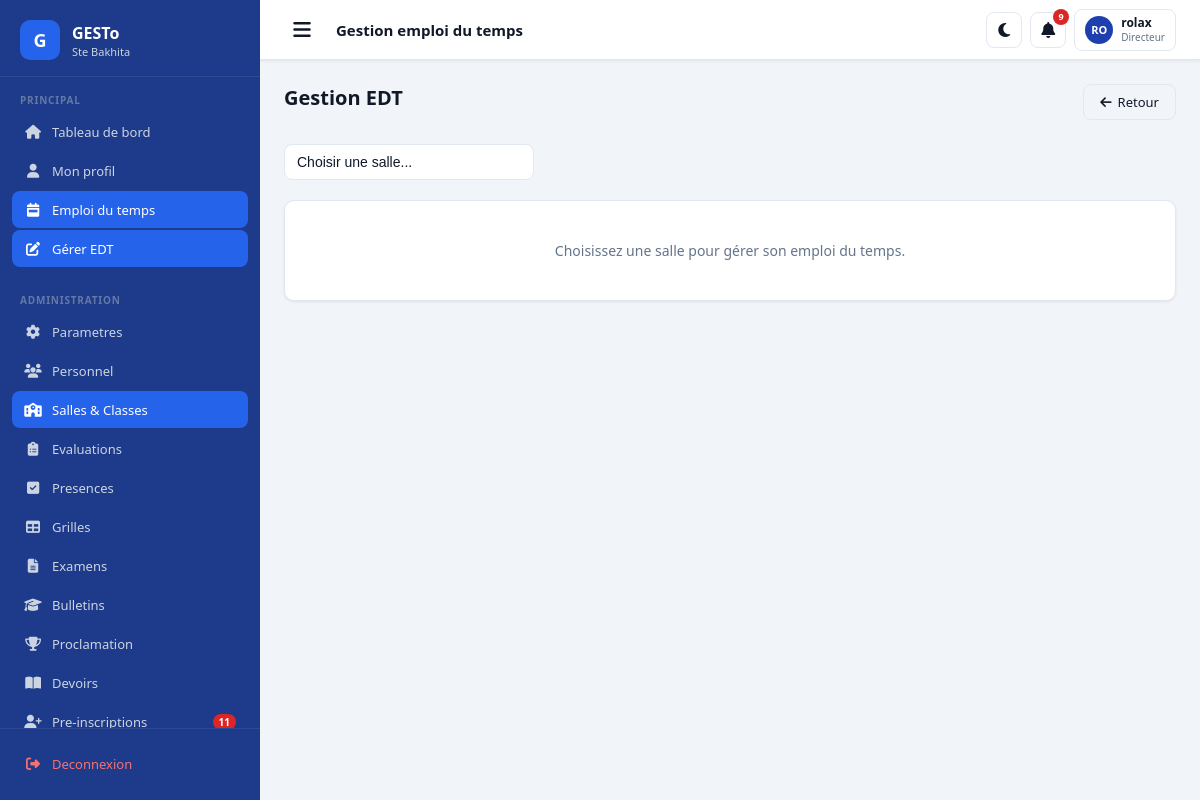
Screenshot of /salles/emploi-du-temps/gestion/ (signed in) with the database file from the repository.
### apps/authentication/models.py (models this page shows, shortened)
class CustomUser(AbstractUser):
    ROLES = [
        ('DIRECTEUR', 'Directeur'),
        ('CENSEUR', 'Censeur'),
        ('PROFESSEUR', 'Professeur'),
        ('COMPTABLE', 'Comptable'),
        ('SURVEILLANT', 'Surveillant'),
        ('SECRETAIRE', 'Secrétaire'),
        ('PARENT', 'Parent'),
        ('ELEVE', 'Élève'),
    ]
    role = models.CharField(max_length=20, choices=ROLES, default='ELEVE')
    telephone = models.CharField(max_length=20, blank=True)
    telephone_wa = models.CharField(max_length=20, blank=True,
        help_text="Numéro WhatsApp avec indicatif ex: +22890000000")
    wa_verifie = models.BooleanField(default=False)
    photo = models.ImageField(upload_to='photos/personnel/', null=True, blank=True)
    adresse = models.CharField(max_length=200, blank=True)
    specialite = models.CharField(max_length=100, blank=True)
    date_prise_service = models.DateField(null=True, blank=True)
    preferences_notifications = models.JSONField(default=dict, blank=True)
    created_at = models.DateTimeField(auto_now_add=True)
    class Meta:
        verbose_name = 'Utilisateur'
        verbose_name_plural = 'Utilisateurs'

### apps/academic/views_edt.py (the view)
        def wrapper(request, *args, **kwargs):
            if not request.user.is_authenticated:
                return redirect('login')
            if not (request.user.is_superuser or request.user.role in roles):
                messages.error(request, "Accès refusé.")
                return redirect('dashboard')
            return view_func(request, *args, **kwargs)

### apps/academic/models.py (called while the page is built)
    @classmethod
    def active(cls):
        return cls.objects.filter(est_active=True).first()

    @classmethod
    def active(cls, annee=None):
        qs = cls.objects.filter(est_active=True)
        if annee:
            qs = qs.filter(annee=annee)
        return qs.first()

### apps/academic/views_edt.py (called while the page is built, shortened)
def role_requis(*roles):
    def decorator(view_func):
        def wrapper(request, *args, **kwargs):
            if not request.user.is_authenticated:
                return redirect('login')
            if not (request.user.is_superuser or request.user.role in roles):
                messages.error(request, "Accès refusé.")
                return redirect('dashboard')
            return view_func(request, *args, **kwargs)
        wrapper.__name__ = view_func.__name__
        return wrapper
    return decorator

@login_required
@role_requis('DIRECTEUR', 'CENSEUR')
def gestion_edt(request):
    annee = AnneeScolaire.active()
    salles = SalleClasse.objects.filter(
        annee=annee, est_active=True
    ).order_by('niveau__ordre', 'nom') if annee else []
    salle_pk = request.GET.get('salle', '')
    salle_selectionnee = None
    creneaux = []
    grille = {}
    matieres_salle = []
    return render(request, 'academic/edt/gestion_edt.html', {
        'salles': salles,
        'salle_selectionnee': salle_selectionnee,
        'creneaux': creneaux,
        'grille': grille,
        'jours': JOURS,
        'matieres_salle': matieres_salle,
        'salle_pk': salle_pk,
        'annee': annee,
    })

### apps/core/templatetags/extras.py (called while the page is built)
@register.filter
def initiales(user):
    try:
        f = (user.first_name or '')[:1].upper()
        l = (user.last_name or '')[:1].upper()
        return f"{f}{l}" or user.username[:2].upper()
    except Exception:
        return '??'

### templates/academic/edt/gestion_edt.html (shortened to what this page needs)
{% extends 'base.html' %}
{% block page_title %}Gestion emploi du temps{% endblock %}
{% block content %}
<div class="page-header">
  <div>
    <h1>Gestion EDT</h1>
  </div>
  <div style="display:flex;gap:10px">
    <a href="{% url 'vue_edt' %}" class="btn btn-secondary">
      <i class="fas fa-arrow-left"></i> Retour
    </a>
  </div>
</div>
<form method="get" style="margin-bottom:20px">
  <select name="salle" class="form-control" style="max-width:250px"
          onchange="this.form.submit()">
    <option value="">Choisir une salle...</option>
  </select>
</form>
{% if salle_selectionnee and creneaux %}
<div class="alert alert-info mb-4">
  <i class="fas fa-info-circle"></i>
  Cliquez sur une case pour assigner ou modifier une matière.
  Les modifications sont sauvegardées automatiquement.
</div>
<div class="card" style="overflow-x:auto">
  <div class="card-body" style="padding:0;overflow-x:auto">
    <table class="edt-table" id="edt-grille">
      <thead>
        <tr>
          <th>Horaire</th>
          {% for jour in jours %}
          <th>{{ jour }}</th>
          {% endfor %}
        </tr>
      </thead>
      <tbody>
        {% for creneau in creneaux %}
        <tr>
          <td class="edt-horaire">
            {{ creneau.heure_debut|time:"H:i" }}<br>
            {{ creneau.heure_fin|time:"H:i" }}<br>
            <span style="font-size:10px;color:var(--text-muted)">
              {{ creneau.get_type_display }}
            </span>
          </td>
          {% for jour_idx in "012345" %}
          <td class="{% if creneau.type == 'PAUSE' %}edt-pause{% endif %}"
              {% if creneau.type == 'COURS' %}
              onclick="ouvrirModal({{ salle_selectionnee.pk }},
                {{ creneau.pk }}, {{ forloop.counter0 }},
                '{{ jours|slice:forloop.counter0|slice:"0:1"|first }}{{ jours|slice:forloop.counter0 }}')"
              style="cursor:pointer"
              {% endif %}>
            {% if creneau.type == 'PAUSE' %}
            Pause
            {% else %}
              {% for jour_key, creneaux_jour in grille.items %}
                {% if jour_key == forloop.parentloop.counter0 %}
                  {% for cren_id, edt_obj in creneaux_jour.items %}
                    {% if cren_id == creneau.pk %}
                      {% if not edt_obj.est_libre and edt_obj.matiere_salle %}
                      <div class="creneau-actif"
                           id="cell-{{ creneau.pk }}-{{ forloop.parentloop.parentloop.counter0 }}">
                        {{ edt_obj.matiere_salle.matiere.nom }}<br>
                        <span style="font-weight:400;font-size:10px">
                          {{ edt_obj.matiere_salle.professeur.nom_complet|default:"" }}
                        </span>
                      </div>
                      {% endif %}
                    {% endif %}
                  {% endfor %}
                {% endif %}
              {% endfor %}
            {% endif %}
          </td>
          {% endfor %}
        </tr>
        {% endfor %}
      </tbody>
    </table>
  </div>
</div>
<div id="modal-edt" style="display:none;position:fixed;inset:0;
     background:rgba(0,0,0,0.4);z-index:2000;
     align-items:center;justify-content:center">
  <div style="background:var(--bg-card);border-radius:12px;padding:24px;
              width:100%;max-width:380px;margin:20px">
    <h3 style="font-size:15px;margin-bottom:16px" id="modal-titre">
      Assigner un cours
    </h3>
    <div class="form-group">
      <label class="form-label">Matière</label>
      <select id="select-matiere" class="form-control">
        <option value="">— Laisser libre —</option>
        {% for ms in matieres_salle %}
        <option value="{{ ms.pk }}">
          {{ ms.matiere.nom }}
          {% if ms.professeur %}
          ({{ ms.professeur.nom_complet }})
          {% endif %}
        </option>
        {% endfor %}
      </select>
    </div>
    <div style="display:flex;gap:10px;margin-top:16px">
      <button onclick="sauvegarderCreneau()"
              class="btn btn-primary">
        <i class="fas fa-save"></i> Sauvegarder
      </button>
      <button onclick="fermerModal()"
              class="btn btn-secondary">Annuler</button>
    </div>
  </div>
</div>
{% else %}
<div class="card card-body" style="text-align:center;
     color:var(--text-muted);padding:40px">
  <p>Choisissez une salle pour gérer son emploi du temps.</p>
</div>
{% endif %}
{% endblock %}

### templates/base.html (shortened to what this page needs)
{% load static %}
{% load extras %}
<!DOCTYPE html>
<html lang="fr" data-theme="light">
<head>
  <link rel="stylesheet" href="{% static 'css/main.css' %}">
  <link rel="stylesheet"
        href="https://cdnjs.cloudflare.com/ajax/libs/font-awesome/6.5.0/css/all.min.css">
</head>
<body data-session-remaining="{{ session_remaining }}">
<div class="layout">
  <aside class="sidebar" id="sidebar">
    <div class="sidebar-logo">
      <div class="logo-icon">G</div>
      <div class="logo-text">
        <h1>GESTo</h1>
        <p>Ste Bakhita</p>
      </div>
    </div>
    <div style="flex:1;overflow-y:auto">
      <div class="sidebar-section">
        <div class="sidebar-section-label">Principal</div>
        <a href="{% url 'dashboard' %}"
           class="nav-item {% if request.path == '/' %}active{% endif %}">
          <span class="nav-icon"><i class="fas fa-home"></i></span>
          <span>Tableau de bord</span>
        </a>
        <a href="/profil/"
           class="nav-item {% if '/profil/' in request.path %}active{% endif %}">
          <span class="nav-icon"><i class="fas fa-user"></i></span>
          <span>Mon profil</span>
        </a>
        <a href="{% url 'vue_edt' %}"
           class="nav-item {% if '/emploi-du-temps/' in request.path %}active{% endif %}">
          <span class="nav-icon"><i class="fas fa-calendar-week"></i></span>
          <span>Emploi du temps</span>
        </a>
        {% if request.user.role in 'DIRECTEUR CENSEUR' %}
        <a href="{% url 'gestion_edt' %}"
           class="nav-item {% if '/emploi-du-temps/gestion/' in request.path %}active{% endif %}">
          <span class="nav-icon"><i class="fas fa-edit"></i></span>
          <span>Gérer EDT</span>
        </a>
        {% endif %}
      </div>
      {% if request.user.role in 'DIRECTEUR CENSEUR' %}
      <div class="sidebar-section">
        <div class="sidebar-section-label">Administration</div>
        {% if request.user.role == 'DIRECTEUR' or request.user.role == 'CENSEUR' %}
        <a href="{% url 'parametres' %}"
           class="nav-item {% if '/parametres/' in request.path %}active{% endif %}">
          <span class="nav-icon"><i class="fas fa-cog"></i></span>
          <span>Parametres</span>
        </a>
        {% endif %}
        <a href="/personnel/"
           class="nav-item {% if '/personnel/' in request.path %}active{% endif %}">
          <span class="nav-icon"><i class="fas fa-users"></i></span>
          <span>Personnel</span>
        </a>
        <a href="/salles/"
           class="nav-item {% if '/salles/' in request.path %}active{% endif %}">
          <span class="nav-icon"><i class="fas fa-school"></i></span>
          <span>Salles & Classes</span>
        </a>
        <a href="{% url 'liste_evaluations' %}"
           class="nav-item {% if '/notes/' in request.path %}active{% endif %}">
          <span class="nav-icon"><i class="fas fa-clipboard-list"></i></span>
          <span>Evaluations</span>
        </a>
        <a href="{% url 'liste_seances' %}"
           class="nav-item {% if '/presences/' in request.path %}active{% endif %}">
          <span class="nav-icon"><i class="fas fa-check-square"></i></span>
          <span>Presences</span>
        </a>
        <a href="{% url 'liste_grilles' %}"
           class="nav-item {% if '/notes/grilles/' in request.path %}active{% endif %}">
          <span class="nav-icon"><i class="fas fa-table"></i></span>
          <span>Grilles</span>
        </a>
        <a href="{% url 'liste_examens' %}"
           class="nav-item {% if '/notes/examens/' in request.path %}active{% endif %}">
          <span class="nav-icon"><i class="fas fa-file-alt"></i></span>
          <span>Examens</span>
        </a>
        <a href="{% url 'bulletins_salle' %}"
           class="nav-item {% if '/notes/bulletins/' in request.path %}active{% endif %}">
          <span class="nav-icon"><i class="fas fa-graduation-cap"></i></span>
          <span>Bulletins</span>
        </a>
        <a href="{% url 'proclamation' %}"
           class="nav-item {% if '/notes/proclamation/' in request.path %}active{% endif %}">
          <span class="nav-icon"><i class="fas fa-trophy"></i></span>
          <span>Proclamation</span>
        </a>
        <a href="{% url 'liste_devoirs' %}"
           class="nav-item {% if '/devoirs/' in request.path %}active{% endif %}">
          <span class="nav-icon"><i class="fas fa-book-open"></i></span>
          <span>Devoirs</span>
        </a>
        <a href="{% url 'liste_preinscriptions' %}"
           class="nav-item {% if '/inscription/admin/' in request.path %}active{% endif %}">
          <span class="nav-icon"><i class="fas fa-user-plus"></i></span>
          <span>Pre-inscriptions</span>
          {% if nb_preinscriptions_attente > 0 %}
          <span class="nav-badge">{{ nb_preinscriptions_attente }}</span>
          {% endif %}
        </a>
      </div>
      {% endif %}
    </div>
    <div class="sidebar-footer">
      <a href="/logout/" class="nav-item" style="color:#F87171">
        <span class="nav-icon"><i class="fas fa-sign-out-alt"></i></span>
        <span>Deconnexion</span>
      </a>
    </div>
  </aside>
  <div class="main-content">
    <nav class="navbar-top">
      <button class="navbar-toggle" onclick="toggleSidebar()">
        <i class="fas fa-bars"></i>
      </button>
      <span class="navbar-title">{% block page_title %}Tableau de bord{% endblock %}</span>
      <div class="navbar-actions">
        <button class="navbar-btn" id="theme-toggle"
                onclick="toggleTheme()" title="Mode sombre/clair">
          <i class="fas fa-moon"></i>
        </button>
        <a href="/messagerie/notifications/" class="navbar-btn"
           title="Notifications">
          <i class="fas fa-bell"></i>
          {% if nb_notifs > 0 %}
          <span class="notif-badge">{{ nb_notifs }}</span>
          {% endif %}
        </a>
        <a href="/profil/" class="user-menu">
          <div class="user-avatar">
            {{ request.user|initiales }}
          </div>
          <div class="user-info">
            <div class="user-name">{{ request.user.get_full_name|default:request.user.username|truncatechars:16 }}</div>
            <div class="user-role">{{ request.user.get_role_display }}</div>
          </div>
        </a>
      </div>
    </nav>
    <div class="page-body">
      {% block content %}{% endblock %}
    </div>
  </div>
</div>
</body>
</html>

### rows the page displays
CustomUser: user|initiales "RO", user.get_full_name "rolax", user.role "Directeur"

### other values shown
{{ nb_preinscriptions_attente }} "11"
{{ nb_notifs }} "9"
